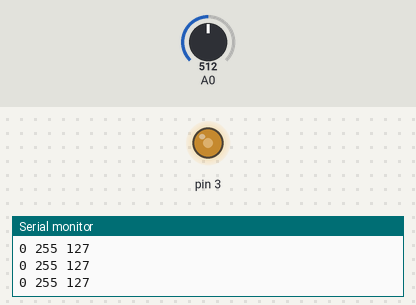
The sketch below on a simulated Arduino Uno, built with avr-gcc and run on an emulated ATmega328P. Shown: output pins drawn as LEDs (lit = HIGH), the last lines printed to the serial monitor. The test bench sets the inputs (shaded band); at power-on: A0 = 512.

Above: at 1.2 s.
1.3 s: A0 set to 43
At 1.7 s:
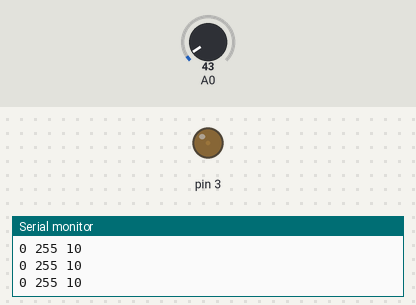
2.8 s: A0 set to 36
At 4.0 s:
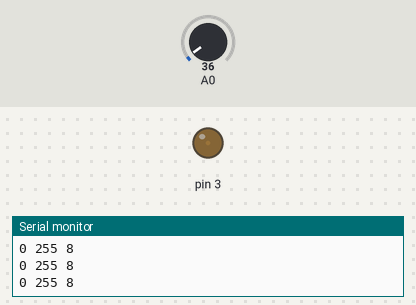
4.3 s: A0 set to 0
At 5.3 s:
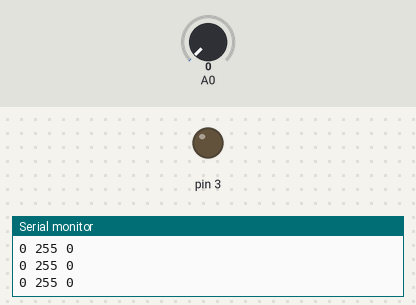
5.8 s: A0 set to 716
At 6.3 s:
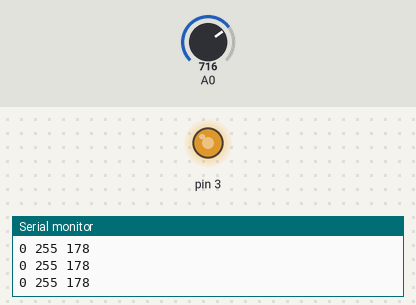
7.3 s: A0 set to 900
At 8.5 s:
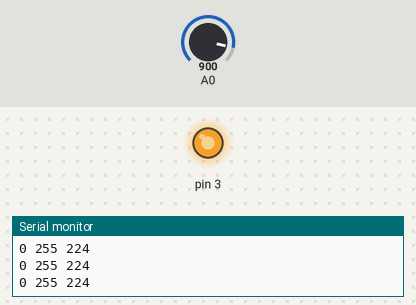
8.8 s: A0 set to 511
At 10.1 s:
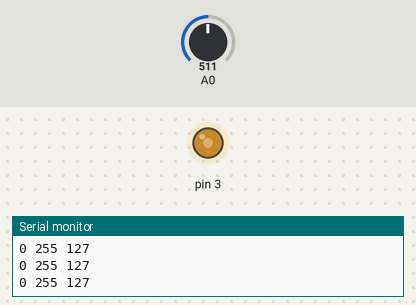
Timing chart, 0 to 11.8 s (numbered marks = the images above; inputs shaded):
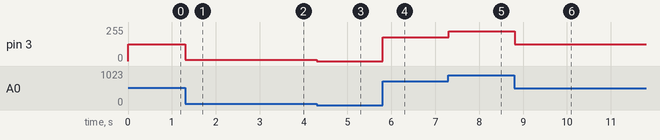

The sketch:

pwm.ino
```cpp
//Esquema de ligacao
//Potenciomentro no 5V, GND e sinal (Geralmente pino do meio no A0)
//Ociloscopio (+) Pino 3~ Arduino (-) GND Arduino do potenciomento

void setup()
{
  pinMode(A0, INPUT);
  pinMode(3, OUTPUT);
  Serial.begin(9600);

}

void loop()
{
 analogWrite(3, map(analogRead(A0), 0, 1023, 0, 255));
 delay(10);

 Serial.print("0"); Serial.print(" 255 ");
 Serial.println(map(analogRead(A0),0,1023,0,255));

}
```

Measured:
- after the input at 1.3 s, pin 3: 127/255 → 10/255 at once
- after the input at 2.8 s, pin 3: 10/255 → 8/255 at once
- after the input at 4.3 s, pin 3: 8/255 → 0/255 at once
- after the input at 5.8 s, pin 3: 0/255 → 178/255 at once
- after the input at 7.3 s, pin 3: 178/255 → 224/255 at once
- after the input at 8.8 s, pin 3: 224/255 → 127/255 at once
